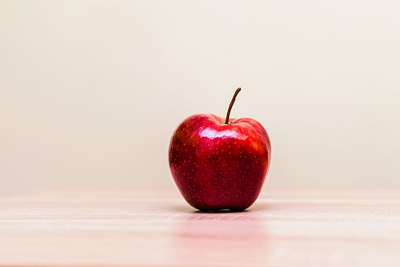
#> input picture python_opencv_1_src/02_영상처리기본개념/2_픽셀접근/apple.png, 400 x 267 px
$ python 3-8.py
#> lines starting #> are read from the running program, lines starting #| are printed output that depends on the picture
import cv2 as cv
import numpy as np


img_color = cv.imread("apple.png", cv.IMREAD_COLOR)
#> img_color is the input picture: shape (267, 400, 3); mean B, G, R 199.8, 207.8, 228.8


height, width = img_color.shape[:2]
#> height = 267; width = 400

img_gray = np.zeros((height, width), np.uint8)


for y in range(0, height):
    for x in range(0, width):

        b = img_color.item(y, x, 0)
        g = img_color.item(y, x, 1)
        r = img_color.item(y, x, 2)

        gray = int(r*0.2126 + g*0.7152 + b*0.0722)

        img_gray.itemset(y, x, gray)
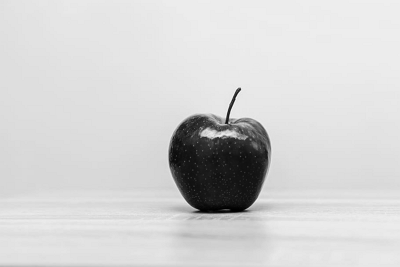
#> img_gray: shape (267, 400); min 0, max 245, mean 211.2


img_result = cv.cvtColor(img_gray, cv.COLOR_GRAY2BGR)


for y in range(150, 201):
    for x in range(200, 251):

        img_result.itemset(y, x, 0, 0)
        img_result.itemset(y, x, 1, 255)
        img_result.itemset(y, x, 2, 0)
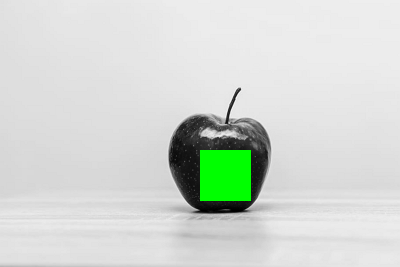
#> img_result: shape (267, 400, 3); mean B, G, R 210.6, 216.8, 210.6

cv.imshow('color', img_color)
cv.imshow('result', img_result)

cv.waitKey(0)

cv.destroyAllWindows()
